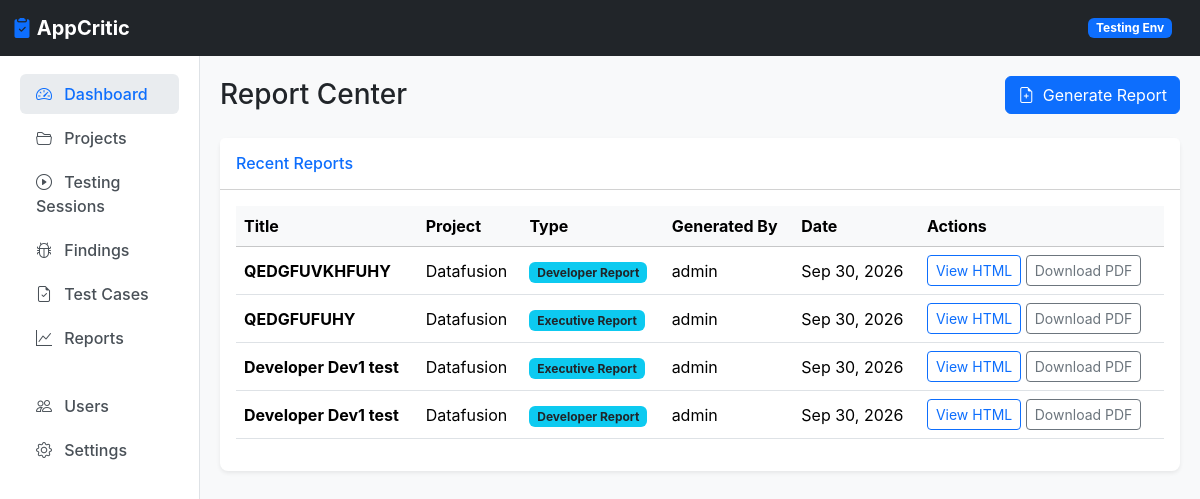
The page /reports/ on the database its author committed.
### reports/models.py (models this page shows, shortened)
class Report(models.Model):
    REPORT_TYPES = [
        ('EXECUTIVE', 'Executive Report'),
        ('DEVELOPER', 'Developer Report'),
        ('QA', 'QA Report'),
        ('FULL', 'Full Project Report'),
    ]
    project = models.ForeignKey('projects.Project', on_delete=models.CASCADE, related_name='reports')
    testing_session = models.ForeignKey('testing.TestingSession', on_delete=models.SET_NULL, null=True, blank=True)
    report_type = models.CharField(max_length=50, choices=REPORT_TYPES, default='EXECUTIVE')
    title = models.CharField(max_length=255)
    prepared_by = models.ForeignKey(settings.AUTH_USER_MODEL, on_delete=models.SET_NULL, null=True)
    confidentiality_label = models.CharField(max_length=100, default='Internal Use Only')
    executive_summary = models.TextField(blank=True)
    recommendations = models.TextField(blank=True)
    created_at = models.DateTimeField(auto_now_add=True)

### projects/models.py (models this page shows, shortened)
class Project(models.Model):
    ENVIRONMENT_CHOICES = [
        ('Development', 'Development'),
        ('Testing', 'Testing'),
        ('Staging', 'Staging'),
        ('Production', 'Production'),
    ]
    organization = models.ForeignKey('organizations.Organization', on_delete=models.CASCADE, related_name='projects')
    name = models.CharField(max_length=255)
    description = models.TextField(blank=True)
    target_url = models.URLField()
    environment = models.CharField(max_length=50, choices=ENVIRONMENT_CHOICES, default='Testing')
    status = models.CharField(max_length=50, default='Active')
    created_by = models.ForeignKey(settings.AUTH_USER_MODEL, on_delete=models.SET_NULL, null=True, related_name='created_projects')
    created_at = models.DateTimeField(auto_now_add=True)
    updated_at = models.DateTimeField(auto_now=True)

### accounts/models.py (models this page shows, shortened)
class User(AbstractUser):
    ROLE_CHOICES = [
        ('ADMIN', 'Admin'),
        ('TESTER', 'Tester'),
        ('DEVELOPER', 'Developer'),
        ('MANAGER', 'Manager'),
        ('EXECUTIVE', 'Executive'),
        ('VIEWER', 'Viewer'),
    ]
    role = models.CharField(max_length=20, choices=ROLE_CHOICES, default='TESTER')
    organization = models.ForeignKey(
        'organizations.Organization',
        on_delete=models.SET_NULL,
        null=True,
        blank=True,
        related_name='users'
    )

### reports/views.py (the view)
# urls.py: path('', views.report_center, name='report_center'),
def report_center(request):
    reports = Report.objects.all().order_by('-created_at')
    projects = Project.objects.all()
    return render(request, 'report_center.html', {
        'reports': reports,
        'projects': projects
    })

### templates/report_center.html (shortened to what this page needs)
{% extends 'base.html' %}
{% block content %}
<div class="d-flex justify-content-between align-items-center mb-4">
    <h2 class="h3 mb-0 text-gray-800">Report Center</h2>
    <button class="btn btn-primary" data-bs-toggle="modal" data-bs-target="#generateReportModal">
        <i class="bi bi-file-earmark-plus me-1"></i> Generate Report
    </button>
</div>
<div class="card mb-4">
    <div class="card-header bg-white py-3">
        <h6 class="m-0 font-weight-bold text-primary">Recent Reports</h6>
    </div>
    <div class="card-body">
        <div class="table-responsive">
            <table class="table table-hover align-middle">
                <thead class="table-light">
                    <tr>
                        <th>Title</th>
                        <th>Project</th>
                        <th>Type</th>
                        <th>Generated By</th>
                        <th>Date</th>
                        <th>Actions</th>
                    </tr>
                </thead>
                <tbody>
                    {% for report in reports %}
                    <tr>
                        <td><strong>{{ report.title }}</strong></td>
                        <td>{{ report.project.name }}</td>
                        <td><span class="badge bg-info text-dark">{{ report.get_report_type_display }}</span></td>
                        <td>{{ report.prepared_by.username }}</td>
                        <td>{{ report.created_at|date:"M d, Y" }}</td>
                        <td>
                            <a href="{% url 'view_report' report.id %}" class="btn btn-sm btn-outline-primary" target="_blank">View HTML</a>
                            <button class="btn btn-sm btn-outline-secondary">Download PDF</button>
                        </td>
                    </tr>
                    {% empty %}
                    <tr>
                        <td colspan="6" class="text-center py-4 text-muted">No reports generated yet.</td>
                    </tr>
                    {% endfor %}
                </tbody>
            </table>
        </div>
    </div>
</div>
{% endblock %}

### templates/base.html (style rules this page uses)
body { background-color: #f8f9fa; font-family: 'Inter', system-ui, sans-serif; }
.card { border: none; box-shadow: 0 0.125rem 0.25rem rgba(0, 0, 0, 0.075); border-radius: 8px; }

### rows shown on the page
Report: title "QEDGFUVKHFUHY", project.name "Datafusion", report_type "Developer Report", prepared_by.username "admin", created_at "Sep 30, 2026"
Report: title "QEDGFUFUHY", project.name "Datafusion", report_type "Executive Report", prepared_by.username "admin", created_at "Sep 30, 2026"
Report: title "Developer Dev1 test", project.name "Datafusion", report_type "Executive Report", prepared_by.username "admin", created_at "Sep 30, 2026"
Report: title "Developer Dev1 test", project.name "Datafusion", report_type "Developer Report", prepared_by.username "admin", created_at "Sep 30, 2026"
